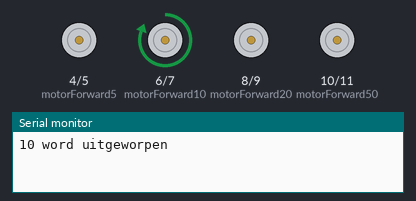
This sketch was run on a simulated Arduino Uno, built with avr-gcc and run on an emulated ATmega328P. Shown: motor-driver pin pairs drawn as motors (green arrow = first pin HIGH = forward, orange = second pin HIGH = backward, longer = more drive), the last lines printed to the serial monitor.

Above: at 0.3 s.
At 2.2 s:
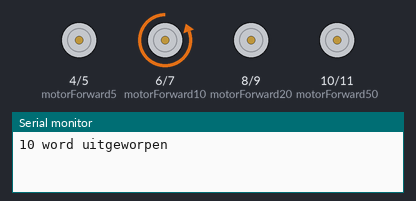
At 3.2 s:
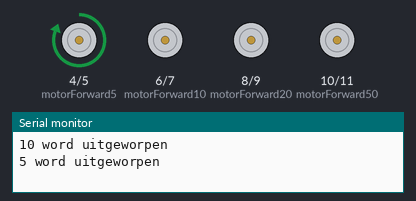
At 6.0 s:
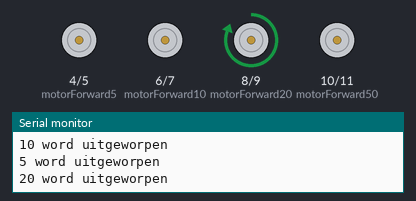
At 9.0 s:
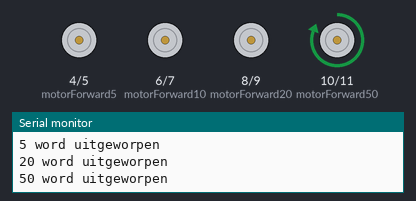
At 11.9 s:
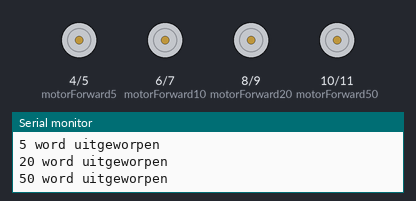
Timing chart, 0 to 13.4 s (numbered marks = the images above):
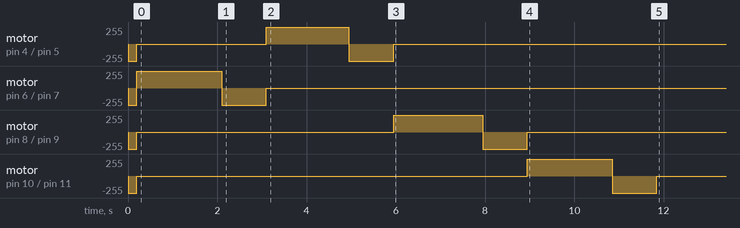

Measured:
- by itself, motor on pin 6 (motorForward10) / pin 7 (motorBackward10): stopped → backward 255/255 at 0.00 s, → forward 255/255 0.20 s later, → backward 255/255 1.9 s later, → stopped 1.0 s later
- by itself, motor on pin 4 (motorForward5) / pin 5 (motorBackward5): stopped → backward 255/255 at 0.00 s, → stopped 0.20 s later, → forward 255/255 2.9 s later, → backward 255/255 1.9 s later, … (5 changes in this stretch)

The sketch:

cd_motor_inplemtenten.ino
```cpp
const int motorForward5 = 4;
const int motorBackward5 = 5;
const int motorForward10 = 6;
const int motorBackward10 = 7;
const int motorForward20 = 8;
const int motorBackward20 = 9;
const int motorForward50 = 10;
const int motorBackward50 = 11;
//int noteArray[9] = {45, 1, 10, 0, 0, 0, 0, 0, 0};
int noteArray[9] = {45, 1, 10, 1, 5, 1, 20, 1, 50};

void setup() {
  pinMode(motorForward5, OUTPUT);
  pinMode(motorBackward5, OUTPUT);
  pinMode(motorForward10, OUTPUT);
  pinMode(motorBackward10, OUTPUT);
  pinMode(motorForward20, OUTPUT);
  pinMode(motorBackward20, OUTPUT);
  pinMode(motorForward50, OUTPUT);
  pinMode(motorBackward50, OUTPUT);

  Serial.begin(9600);

  //motoren resetten
  digitalWrite(motorBackward5, HIGH);
  digitalWrite(motorBackward10, HIGH);
  digitalWrite(motorBackward20, HIGH);
  digitalWrite(motorBackward50, HIGH);
  delay(200);
  digitalWrite(motorBackward5, LOW);
  digitalWrite(motorBackward10, LOW);
  digitalWrite(motorBackward20, LOW);
  digitalWrite(motorBackward50, LOW);


}

void loop() {
  dispenseMoney();
}


void dispenseMoney() {
  for (int i = 2; i < 9; i = i + 2) {
    if (noteArray[i] == 50) {
      dispense50(noteArray[i - 1]);
    } else if (noteArray[i] == 20) {
      dispense20(noteArray[i - 1]);
    } else if (noteArray[i] == 10) {
      dispense10(noteArray[i - 1]);
    } else if (noteArray[i] == 5) {
      dispense5(noteArray[i - 1]);
    } else if (noteArray[i] == 0) {
      break;
    }
    noteArray[i] = 0;
    noteArray[i - 1] = 0;
  }
}

void dispense50(int value) {
  for (value; value != 0; value--) {
    Serial.println("50 word uitgeworpen");
    digitalWrite(motorForward50, HIGH);
    delay(1900);
    digitalWrite(motorForward50, LOW);
    digitalWrite(motorBackward50, HIGH);
    delay(1000);
    digitalWrite(motorBackward50, LOW);
  }
}
void dispense20(int value) {
  for (value; value != 0; value--) {
    Serial.println("20 word uitgeworpen");
    digitalWrite(motorForward20, HIGH);
    delay(2000);
    digitalWrite(motorForward20, LOW);
    digitalWrite(motorBackward20, HIGH);
    delay(1000);
    digitalWrite(motorBackward20, LOW);
  }
}
void dispense10(int value) {
  for (value; value != 0; value--) {
    Serial.println("10 word uitgeworpen");
    digitalWrite(motorForward10, HIGH);
    delay(1900);
    digitalWrite(motorForward10, LOW);
    digitalWrite(motorBackward10, HIGH);
    delay(1000);
    digitalWrite(motorBackward10, LOW);
  }
}
void dispense5(int value) {
  for (value; value != 0; value--) {
    Serial.println("5 word uitgeworpen");
    digitalWrite(motorForward5, HIGH);
    delay(1850);
    digitalWrite(motorForward5, LOW);
    digitalWrite(motorBackward5, HIGH);
    delay(1000);
    digitalWrite(motorBackward5, LOW);
  }
}
```
